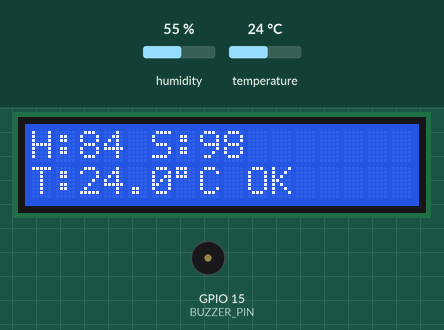
Simulated run of this sketch. Board: ESP32. On the bench: 16×2 character LCD, buzzer (waves = sounding). The test bench sets the inputs (shaded band); at power-on: temperature 24 °C, humidity 55 %. Random numbers use the default seed unless the sketch sets one; what the sketch prints to the serial monitor is not drawn.

Above: at 3.2 s.
3.3 s: temperature set to 36.9 °C
At 6.5 s:
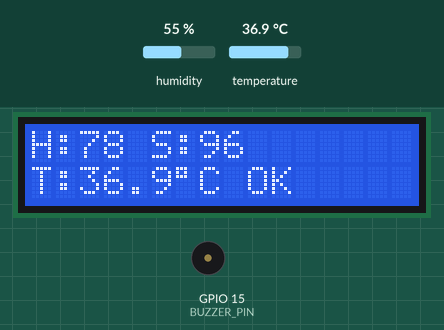
9.6 s: temperature set to 37.9 °C
At 12.5 s:
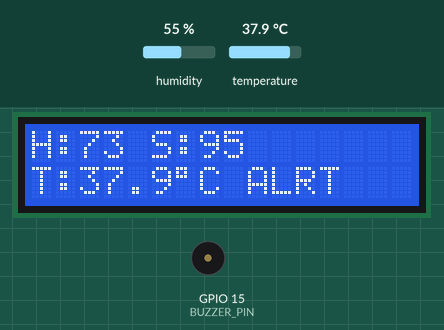
16.7 s: temperature set to 12 °C
At 19.7 s:
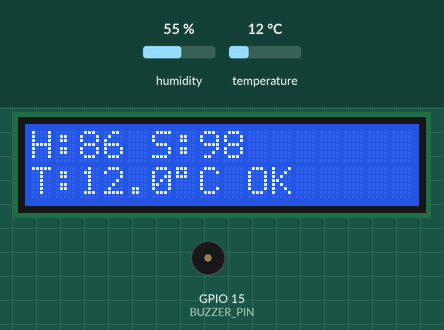
Timing chart, 0 to 21.2 s (numbered marks = the images above; inputs shaded):
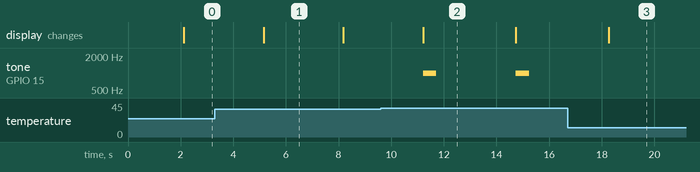

Measured:
- the behaviour switches between 37.5 and 37.6 °C on temperature (found by bisection; images 1 and 2)
- after the input at 9.6 s, tone on GPIO 15 (BUZZER_PIN): alternates 1000 Hz for 0.50 s and silent for 3.0 s, starting after 1.6 s
- what the display in image 1 shows lasts 3.1 s, from 5.1 s to 8.2 s
- what the display in image 2 shows lasts 3.5 s, from 11.2 s to 14.7 s

The sketch:

sketch.ino
```cpp
#include <Wire.h>
#include <LiquidCrystal_I2C.h>
#include <DHT.h>

#define DHTPIN 4
#define DHTTYPE DHT22
#define BUZZER_PIN 15

DHT dht(DHTPIN, DHTTYPE);
LiquidCrystal_I2C lcd(0x27, 16, 2);

void setup() {
  Serial.begin(115200);

  dht.begin();

  lcd.init();
  lcd.backlight();

  pinMode(BUZZER_PIN, OUTPUT);
  digitalWrite(BUZZER_PIN, LOW);

  randomSeed(analogRead(0));

  lcd.setCursor(0, 0);
  lcd.print("Health Monitor");
  lcd.setCursor(0, 1);
  lcd.print("Starting...");
  delay(2000);

  lcd.clear();
}

void loop() {
  float temp = dht.readTemperature();

  int heartRate = random(70, 91);  // 70-90 BPM
  int spo2 = random(95, 101);      // 95-100 %

  if (isnan(temp)) {
    Serial.println("DHT Error!");

    lcd.clear();
    lcd.setCursor(0, 0);
    lcd.print("Sensor Error");
    delay(2000);
    return;
  }

  bool alert = false;

  if (heartRate > 100 || spo2 < 95 || temp > 37.5) {
    alert = true;
  }

  Serial.println("===== HEALTH DATA =====");
  Serial.print("Temperature: ");
  Serial.print(temp);
  Serial.println(" C");

  Serial.print("Heart Rate: ");
  Serial.print(heartRate);
  Serial.println(" BPM");

  Serial.print("SpO2: ");
  Serial.print(spo2);
  Serial.println(" %");

  lcd.clear();

  lcd.setCursor(0, 0);
  lcd.print("H:");
  lcd.print(heartRate);
  lcd.print(" S:");
  lcd.print(spo2);

  lcd.setCursor(0, 1);
  lcd.print("T:");
  lcd.print(temp, 1);
  lcd.print((char)223);
  lcd.print("C ");

  if (alert) {
    lcd.print("ALRT");

    tone(BUZZER_PIN, 1000);
    delay(500);
    noTone(BUZZER_PIN);
  } else {
    lcd.print("OK");
    noTone(BUZZER_PIN);
  }

  delay(3000);
}
```
